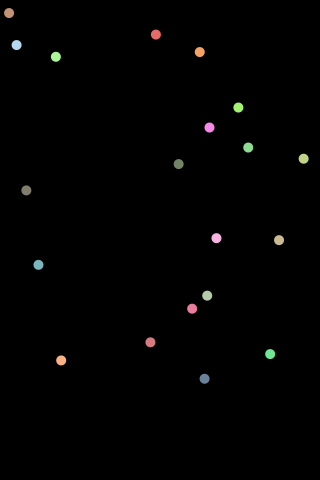
Frame 1 (no input)
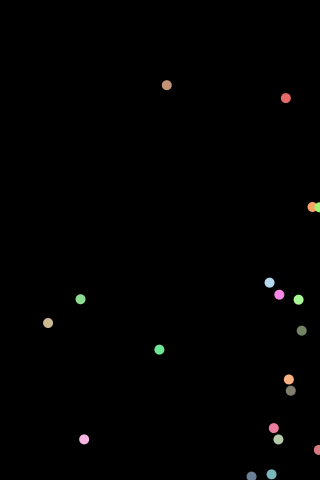
Frame 60 (the mouse pressed at the canvas centre just before this capture)
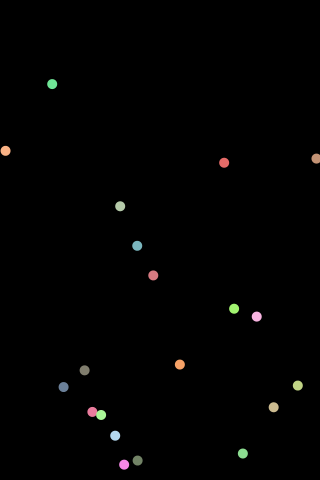
Frame 120 (the mouse held since frame 60 and released just before this capture)

The Processing sketch that drew these frames (run headless with seeded random() and noise(); from frame 60 on, the mouse is pressed at the canvas centre):

// Processing sketch: android
// ── android.pde
Circle[] pelota= {};
//Circle[] superpelota = new Circle();

int bolas = 20;
void setup() {  
   size(320,480); 
  frameRate(60); 
  
   smooth();  
   noStroke();  
   //fill(255);  
   //rectMode(CENTER);     //This sets all rectangles to draw from the center point  
   for(int i=0; i < bolas; i++){
   Circle thisCirc = new Circle();
   pelota = (Circle[])append(pelota,thisCirc);
  }
};  
  
void draw() {  
   background(0,0,0);  
   //rect(mouseX, mouseY, 150, 150);  
   for(int i=0; i < bolas; i++){
   pelota[i].updateMe();
   pelota[i].drawMe();}
   
};

class Circle{
  float x,y,vx,vy;
  float radius;
  color linecol,fillcol;
  float alph;
  float xmove, ymove;
  float masa;
  
  Circle(){
    
    x = random(width);
    y = random(height);
    
    radius = 5;
    masa = radius*radius;
    linecol = color(0,0,0);
    fillcol = color(random(155)+100,random(155)+100,random(155)+100);
    alph = 255;
    xmove = random(5)+1;
    ymove = random(4)+1;
  }
  
  
  void drawMe(){
    noStroke();
    fill(fillcol,alph);
    ellipse(x,y,radius*2,radius*2);

  }
  
  void updateMe(){
    x += xmove;
    y += ymove;
    if(x > (width)){xmove = -xmove;};
    if(x < (0)){xmove = - xmove;};
    if(y > (height)){ymove = -ymove;};
    if(y < (0)){ymove = -ymove;};   
  }
  
  
  
};
